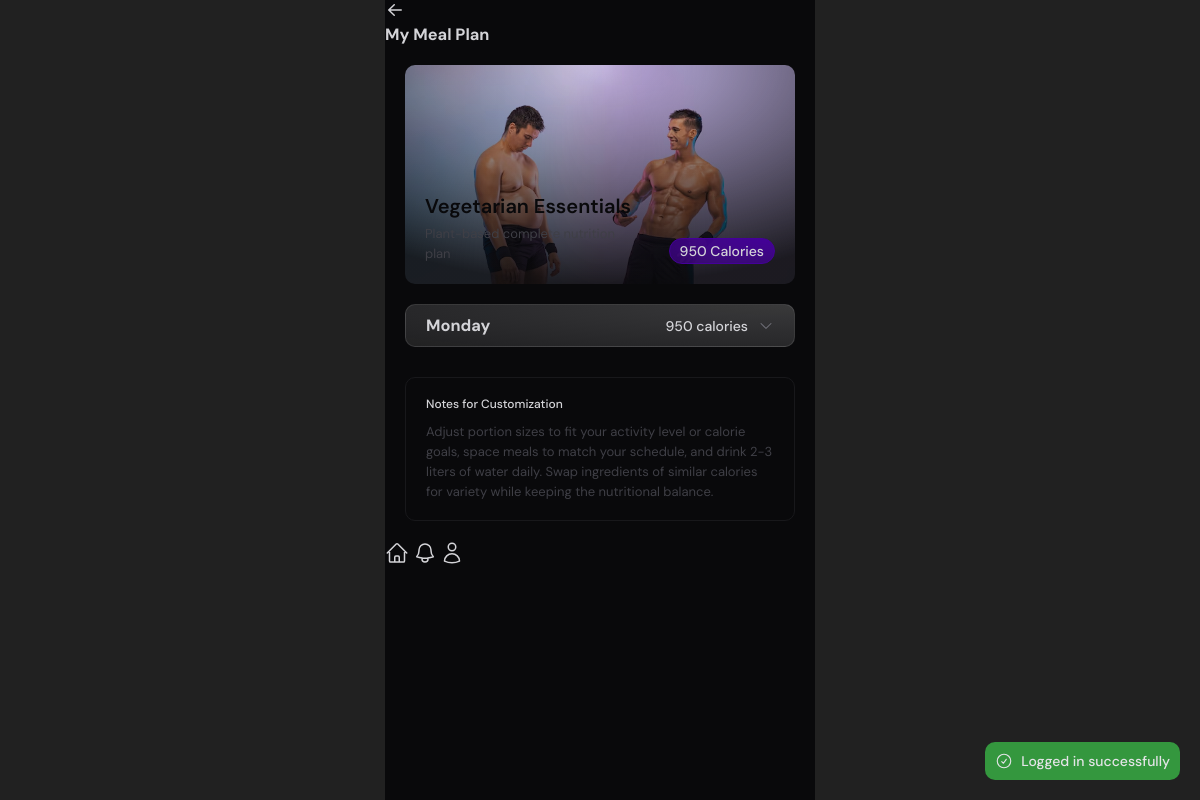
Page /rat/meal-plan/index.php (signed in) on the committed database.
### tables this page shows
CREATE TABLE `mealplans` (
  `id` int NOT NULL,
  `name` varchar(255) NOT NULL,
  `description` text,
  `duration` int NOT NULL COMMENT 'Duration in days',
  `created_at` timestamp NULL DEFAULT CURRENT_TIMESTAMP,
  `updated_at` timestamp NULL DEFAULT CURRENT_TIMESTAMP ON UPDATE CURRENT_TIMESTAMP
);

### src/uploads.php (called while the page is built, shortened)
<?php
function get_file_url(?string $file, $default_file = null): string | null
{
    if ($default_file) {
        $default_file = "/uploads/" . $default_file;
    }
    if (!$file) {
        return $default_file;
    }
    $filePath =  "/uploads/" . $file;
    return $filePath;
}

### src/db/Database.php (called while the page is built, shortened)
<?php
class Database
{
    private static null|Database $instance = null;
    private $CONFIG = [
        "host" => "gymrat_db",
        "username" => "root",
        "password" => "123456",
        "dbname" => "gymrat",
    ];
    private function __construct()
    {
        try {
            $tz = (new DateTime('now', new DateTimeZone('Asia/Colombo')))->format('P');
            $this->conn = new PDO(
                "mysql:host=" . $this->CONFIG['host'] . ";dbname=" . $this->CONFIG['dbname'],
                $this->CONFIG['username'],
                $this->CONFIG['password'],
                [
                    \PDO::ATTR_ERRMODE => \PDO::ERRMODE_EXCEPTION,
                    \PDO::MYSQL_ATTR_INIT_COMMAND => "SET time_zone='$tz'"
                ]
            );
        } catch (PDOException  $e) {
            die("database connection failed: " . $e->getMessage());
        }
    }
    public static function get_conn()
    {
        if (!self::$instance) {
            self::$instance = new Database();
        }
        return self::$instance->conn;
    }
}

### src/db/models/MealPlan.php (called while the page is built, shortened)
<?php
require_once __DIR__ . "/../Model.php";
require_once __DIR__ . "/MealPlanMeal.php";
class MealPlan extends Model
{
    protected $table = "mealplans";
    public int $id;
    public function fill(array $data)
    {
        $this->id = $data['id'] ?? 0;
        $this->name = $data['name'] ?? "";
        $this->description = $data['description'] ?? "";
        $this->meals = $data['meals'] ?? [];
    }
    public function get_by_id(int $id)
    {
        $id = $id ?? $this->id;
        $sql = "SELECT * FROM $this->table WHERE id = :id LIMIT 1";
        $stmt = $this->conn->prepare($sql);
        $stmt->execute(['id' => $id]);
        $data = $stmt->fetch();
        if ($data) {
            $data['meals'] = $this->get_meals($id);
        }
    }
    private function get_meals(int $mealplan_id): array
    {
        $mealPlanMeal = new MealPlanMeal();
        $meals = $mealPlanMeal->get_by_mealplan_id($mealplan_id);
        $mealsArray = array_map(function($meal) {
            return [
                'id' => $meal->id,
                'mealplan_id' => $meal->mealplan_id,
                'meal_id' => $meal->meal_id,
                'edit_id' => $meal->id,
                'day' => $meal->day,
                'time' => $meal->time,
                'amount' => $meal->amount,
                'isUpdated' => $meal->isUpdated,
                'isDeleted' => $meal->isDeleted,
            ];
        }, $meals);
        usort($mealsArray, function($a, $b) {
            return $a['id'] <=> $b['id'];
        });
        return $mealsArray;
    }
}

### src/db/Model.php (called while the page is built, shortened)
<?php
require_once __DIR__ . "/Database.php";
abstract class Model
{
    public function __construct()
    {
        $this->conn = Database::get_conn();
    }
}

### src/db/models/Meal.php (called while the page is built, shortened)
<?php
require_once __DIR__ . "/../Model.php";
class Meal extends Model
{
    protected $table = "meals";
    public function fill(array $data)
    {
        $this->calories = isset($data['calories']) ? (float)$data['calories'] : 0.0;
    }
    public function get_by_id(int $id)
    {
        $sql = "SELECT * FROM $this->table WHERE id = :id LIMIT 1";
        $stmt = $this->conn->prepare($sql);
        $stmt->execute(['id' => $id]);
    }
}

### src/db/models/MealPlanMeal.php (called while the page is built, shortened)
<?php
require_once __DIR__ . "/../Model.php";
class MealPlanMeal extends Model
{
    protected $table = "mealplan_meals";
    public function get_by_mealplan_id(int $mealplan_id): array
    {
        $sql = "SELECT * FROM $this->table WHERE mealplan_id = :mealplan_id";
        $stmt = $this->conn->prepare($sql);
        $stmt->execute(['mealplan_id' => $mealplan_id]);
        $meals = $stmt->fetchAll();
        return array_map(function($meal) {
            return new MealPlanMeal($meal);
        }, $meals);
    }
}

### src/rat/meal-plan/index.php (the view, shortened to what this page needs)
<?php
$user = new Customer();
$user->fill([
    'id' => $_SESSION['auth']['id']
]);
try {
    $user->get_by_id();
} catch (\Throwable $th) {
    die("Failed to get user: " . $th->getMessage());
}
require_once "../../db/models/MealPlan.php";
$mealPlan = new MealPlan();
try {
    $mealPlan->get_by_id($user->meal_plan);
} catch (\Throwable $th) {
    die("Failed to get meal plan: " . $th->getMessage());
}
require_once "../../db/models/Meal.php";
$meals = [];
$total_calories = 0;
foreach ($mealPlan->meals as $meal_ref) {
    try {
        $meal = new Meal();
        $meal->get_by_id($meal_ref['meal_id']);
        $total_calories += $meal->calories;
        if (array_key_exists($meal_ref['day'], $meals)) {
            $current_day_meals = $meals[$meal_ref['day']];
            if (array_key_exists($meal_ref['time'], $current_day_meals)) {
                $meals[$meal_ref['day']][$meal_ref['time']][] = $meal;
            } else {
                $meals[$meal_ref['day']][$meal_ref['time']] = [$meal];
            }
        } else {
            $meals[$meal_ref['day']] = [
                $meal_ref['time'] => [$meal]
            ];
        }
    } catch (\Throwable $th) {
        die("Failed to get meal: " . $th->getMessage());
    }
}
$today_weekday_index = date('w');
require_once "../includes/header.php";
require_once "../includes/titlebar.php";
?>
<main>
    <?php require_once "../../uploads.php" ?>
    <div class="banner" style="background-image: radial-gradient(100% 100% at 50.13% 0%, rgba(9, 9, 11, 0.00) 0%, rgba(9, 9, 11, 0.90) 100%), url(<?= get_file_url("default-images/meal_plan_banner.avif") ?>)">
        <div class="left">
            <h1><?= $mealPlan->name ?></h1>
            <p class="paragraph" style="max-width: 200px;"><?= $mealPlan->description ?></p>
        </div>
        <span class="calories"><?= $total_calories ?> Calories</span>
    </div>
    <div class="meals">
        <?php foreach ($meals as $day => $day_meals): ?>
            <?php
            $total_day_calories = 0;
            foreach ($day_meals as $time => $meal_items) {
                foreach ($meal_items as $meal) {
                    $total_day_calories += $meal->calories;
                }
            }
            $day_index = date('N', strtotime($day));
            $isActive = $today_weekday_index === $day_index;
            ?>
            <div data-meal-day="<?= $day_index ?>" class="meal <?= !$isActive ? "hidden" : "" ?>">
                <button class="title">
                    <div class="left">
                        <h3><?= $day ?></h3>
                    </div>
                    <span class="calories"><?= $total_day_calories ?> calories</span>
                </button>
            </div>
        <?php endforeach; ?>
    </div>
    <div class="info">
        <h3>Notes for Customization</h3>
        <p class="paragraph">Adjust portion sizes to fit your activity level or calorie goals, space meals to match your schedule, and drink 2-3 liters of water daily. Swap ingredients of similar calories for variety while keeping the nutritional balance.</p>
    </div>
</main>
<?php require_once "../includes/navbar.php" ?>
<?php require_once "../includes/footer.php" ?>

### src/rat/styles/globals.css (style rules this page uses)
* { margin: 0; padding: 0; box-sizing: border-box; font-family: "DM Sans", sans-serif; font-optical-sizing: auto; }
input, select, button, textarea { outline: none; font-size: inherit; }
:root { --color-violet-50: #f1e6ff; --color-violet-100: #e3ccff; --color-violet-200: #c799ff; --color-violet-300: #aa66ff; --color-violet-400: #8e33ff; --color-violet-500: #7200ff; --color-violet-600: #6700e6; --color-violet-700: #440099; --color-violet-800: #5000b3; --color-violet-900: #440099; --color-violet-950: #2e0066; --color-zinc-50: #fafafa; --color-zinc-100: #f4f4f5; --color-zinc-200: #e4e4e7; --color-zinc-300: #d4d4d8; --color-zinc-400: #a1a1aa; --color-zinc-500: #71717a; --color-zinc-600: #52525b; --color-zinc-700: #3f3f46; --color-zinc-800: #27272a; --color-zinc-900: #18181b; --color-zinc-950: #09090b; --color-red: #d53a3a; --color-red-light: #f05050; --color-green: #34973e; --color-green-light: #42b34d; font-size: 14px; background-color: #212121; --body-width: 430px; }
body { max-width: var(--body-width); margin: 0 auto; min-height: 100vh; background-color: var(--color-zinc-950); color: var(--color-zinc-300); }
main { display: flex; flex-direction: column; }
main:not(.no-padding) { padding: 20px; }
button { border: none; cursor: pointer; }

### src/staff/styles/components.css (style rules this page uses)
h1 { font-size: 20px; line-height: 26px; font-weight: 600; color: var(--color-zinc-950); }
.paragraph { font-size: 13px; color: var(--color-zinc-700); line-height: 20px; }

### src/rat/meal-plan/meal-plan.css (style rules this page uses)
.banner { width: 100%; aspect-ratio: 16/9; padding: 20px; background-color: var(--color-zinc-900); border-radius: 10px; display: flex; align-items: end; background-size: cover; }
.banner .left { flex: 1; display: flex; flex-direction: column; }
.banner .left h1 { margin-top: auto; }
.banner .left p { margin-top: 5px; max-width: 240px; }
.banner .calories { margin-top: 15px; padding: 5px 10px; line-height: 1; border-radius: 9999px; background: radial-gradient(at top right, #440099, rgba(68, 0, 153, 0.6)); border: 1px solid #440099; backdrop-filter: blur(16px); font-weight: 500; }
.info { display: flex; flex-direction: column; gap: 10px; padding: 18px 20px; border-radius: 10px; border: 1px solid var(--color-zinc-900); margin-top: 20px; }
.info h3 { font-size: 12px; font-weight: 500; }
.meals { display: flex; flex-direction: column; gap: 10px; margin-top: 20px; }
.meal { display: flex; flex-direction: column; }
.meal.hidden .cavet { transform: rotate(180deg); }
.meal .title { padding: 10px 20px; border-radius: 10px; background-color: var(--color-zinc-900); background: radial-gradient( at top right, rgba(250, 250, 250, 0.2), rgba(250, 250, 250, 0.1) ); border: 1px solid rgba(250, 250, 250, 0.1); color: var(--color-zinc-300); display: flex; align-items: center; gap: 10px; text-align: left; margin-bottom: 10px; }
.meal .title .left { flex: 1; display: flex; flex-direction: column; gap: 3px; }
.meal .title .calories { font-weight: 500; }

### rows in the picture
mealplans: name "Vegetarian Essentials", description "Plant-based complete nutrition plan"

### other values in the picture
$success_alert "Logged in successfully"
$title "My Meal Plan"
$total_calories "950"
$day "Monday"
$total_day_calories "950"
